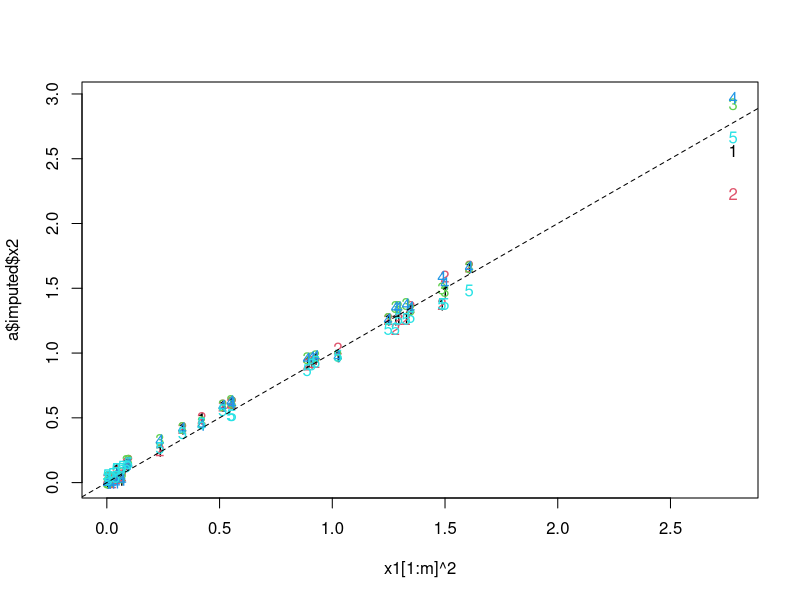

Write R code to recreate this figure.
library(Hmisc)


### Name: aregImpute
### Title: Multiple Imputation using Additive Regression, Bootstrapping,
###   and Predictive Mean Matching
### Aliases: aregImpute print.aregImpute plot.aregImpute reformM
### Keywords: smooth regression multivariate methods models

### ** Examples

# Check that aregImpute can almost exactly estimate missing values when
# there is a perfect nonlinear relationship between two variables
# Fit restricted cubic splines with 4 knots for x1 and x2, linear for x3
set.seed(3)
x1 <- rnorm(200)
x2 <- x1^2
x3 <- runif(200)
m <- 30
x2[1:m] <- NA
a <- aregImpute(~x1+x2+I(x3), n.impute=5, nk=4, match='closest')
a
matplot(x1[1:m]^2, a$imputed$x2)
abline(a=0, b=1, lty=2)

x1[1:m]^2
a$imputed$x2


# Multiple imputation and estimation of variances and covariances of
# regression coefficient estimates accounting for imputation
# Example 1: large sample size, much missing data, no overlap in
# NAs across variables
x1 <- factor(sample(c('a','b','c'),1000,TRUE))
x2 <- (x1=='b') + 3*(x1=='c') + rnorm(1000,0,2)
x3 <- rnorm(1000)
y  <- x2 + 1*(x1=='c') + .2*x3 + rnorm(1000,0,2)
orig.x1 <- x1[1:250]
orig.x2 <- x2[251:350]
x1[1:250] <- NA
x2[251:350] <- NA
d <- data.frame(x1,x2,x3,y)
# Find value of nk that yields best validating imputation models
# tlinear=FALSE means to not force the target variable to be linear
f <- aregImpute(~y + x1 + x2 + x3, nk=c(0,3:5), tlinear=FALSE,
                data=d, B=10) # normally B=75
f
# Try forcing target variable (x1, then x2) to be linear while allowing
# predictors to be nonlinear (could also say tlinear=TRUE)
f <- aregImpute(~y + x1 + x2 + x3, nk=c(0,3:5), data=d, B=10)
f

## Not run: 
##D # Use 100 imputations to better check against individual true values
##D f <- aregImpute(~y + x1 + x2 + x3, n.impute=100, data=d)
##D f
##D par(mfrow=c(2,1))
##D plot(f)
##D modecat <- function(u) {
##D  tab <- table(u)
##D  as.numeric(names(tab)[tab==max(tab)][1])
##D }
##D table(orig.x1,apply(f$imputed$x1, 1, modecat))
##D par(mfrow=c(1,1))
##D plot(orig.x2, apply(f$imputed$x2, 1, mean))
##D fmi <- fit.mult.impute(y ~ x1 + x2 + x3, lm, f, 
##D                        data=d)
##D sqrt(diag(vcov(fmi)))
##D fcc <- lm(y ~ x1 + x2 + x3)
##D summary(fcc)   # SEs are larger than from mult. imputation
## End(Not run)
## Not run: 
##D # Example 2: Very discriminating imputation models,
##D # x1 and x2 have some NAs on the same rows, smaller n
##D set.seed(5)
##D x1 <- factor(sample(c('a','b','c'),100,TRUE))
##D x2 <- (x1=='b') + 3*(x1=='c') + rnorm(100,0,.4)
##D x3 <- rnorm(100)
##D y  <- x2 + 1*(x1=='c') + .2*x3 + rnorm(100,0,.4)
##D orig.x1 <- x1[1:20]
##D orig.x2 <- x2[18:23]
##D x1[1:20] <- NA
##D x2[18:23] <- NA
##D #x2[21:25] <- NA
##D d <- data.frame(x1,x2,x3,y)
##D n <- naclus(d)
##D plot(n); naplot(n)  # Show patterns of NAs
##D # 100 imputations to study them; normally use 5 or 10
##D f  <- aregImpute(~y + x1 + x2 + x3, n.impute=100, nk=0, data=d)
##D par(mfrow=c(2,3))
##D plot(f, diagnostics=TRUE, maxn=2)
##D # Note: diagnostics=TRUE makes graphs similar to those made by:
##D # r <- range(f$imputed$x2, orig.x2)
##D # for(i in 1:6) {  # use 1:2 to mimic maxn=2
##D #   plot(1:100, f$imputed$x2[i,], ylim=r,
##D #        ylab=paste("Imputations for Obs.",i))
##D #   abline(h=orig.x2[i],lty=2)
##D # }
##D 
##D table(orig.x1,apply(f$imputed$x1, 1, modecat))
##D par(mfrow=c(1,1))
##D plot(orig.x2, apply(f$imputed$x2, 1, mean))
##D 
##D 
##D fmi <- fit.mult.impute(y ~ x1 + x2, lm, f, 
##D                        data=d)
##D sqrt(diag(vcov(fmi)))
##D fcc <- lm(y ~ x1 + x2)
##D summary(fcc)   # SEs are larger than from mult. imputation
## End(Not run)

## Not run: 
##D # Study relationship between smoothing parameter for weighting function
##D # (multiplier of mean absolute distance of transformed predicted
##D # values, used in tricube weighting function) and standard deviation
##D # of multiple imputations.  SDs are computed from average variances
##D # across subjects.  match="closest" same as match="weighted" with
##D # small value of fweighted.
##D # This example also shows problems with predicted mean
##D # matching almost always giving the same imputed values when there is
##D # only one predictor (regression coefficients change over multiple
##D # imputations but predicted values are virtually 1-1 functions of each
##D # other)
##D 
##D set.seed(23)
##D x <- runif(200)
##D y <- x + runif(200, -.05, .05)
##D r <- resid(lsfit(x,y))
##D rmse <- sqrt(sum(r^2)/(200-2))   # sqrt of residual MSE
##D 
##D y[1:20] <- NA
##D d <- data.frame(x,y)
##D f <- aregImpute(~ x + y, n.impute=10, match='closest', data=d)
##D # As an aside here is how to create a completed dataset for imputation
##D # number 3 as fit.mult.impute would do automatically.  In this degenerate
##D # case changing 3 to 1-2,4-10 will not alter the results.
##D imputed <- impute.transcan(f, imputation=3, data=d, list.out=TRUE,
##D                            pr=FALSE, check=FALSE)
##D sd <- sqrt(mean(apply(f$imputed$y, 1, var)))
##D 
##D ss <- c(0, .01, .02, seq(.05, 1, length=20))
##D sds <- ss; sds[1] <- sd
##D 
##D for(i in 2:length(ss)) {
##D   f <- aregImpute(~ x + y, n.impute=10, fweighted=ss[i])
##D   sds[i] <- sqrt(mean(apply(f$imputed$y, 1, var)))
##D }
##D 
##D plot(ss, sds, xlab='Smoothing Parameter', ylab='SD of Imputed Values',
##D      type='b')
##D abline(v=.2,  lty=2)  # default value of fweighted
##D abline(h=rmse, lty=2)  # root MSE of residuals from linear regression
## End(Not run)

## Not run: 
##D # Do a similar experiment for the Titanic dataset
##D getHdata(titanic3)
##D h <- lm(age ~ sex + pclass + survived, data=titanic3)
##D rmse <- summary(h)$sigma
##D set.seed(21)
##D f <- aregImpute(~ age + sex + pclass + survived, n.impute=10,
##D                 data=titanic3, match='closest')
##D sd <- sqrt(mean(apply(f$imputed$age, 1, var)))
##D 
##D ss <- c(0, .01, .02, seq(.05, 1, length=20))
##D sds <- ss; sds[1] <- sd
##D 
##D for(i in 2:length(ss)) {
##D   f <- aregImpute(~ age + sex + pclass + survived, data=titanic3,
##D                   n.impute=10, fweighted=ss[i])
##D   sds[i] <- sqrt(mean(apply(f$imputed$age, 1, var)))
##D }
##D 
##D plot(ss, sds, xlab='Smoothing Parameter', ylab='SD of Imputed Values',
##D      type='b')
##D abline(v=.2,   lty=2)  # default value of fweighted
##D abline(h=rmse, lty=2)  # root MSE of residuals from linear regression
## End(Not run)

d <- data.frame(x1=rnorm(50), x2=c(rep(NA, 10), runif(40)),
                x3=c(runif(4), rep(NA, 11), runif(35)))
reformM(~ x1 + x2 + x3, data=d)
reformM(~ x1 + x2 + x3, data=d, nperm=2)
# Give result or one of the results as the first argument to aregImpute
